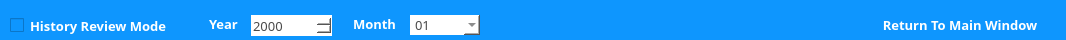
   <widget class="QWidget" name="widget" native="true">
    <property name="geometry">
     <rect>
      <x>0</x>
      <y>-10</y>
      <width>1066</width>
      <height>40</height>
     </rect>
    </property>
    <property name="styleSheet">
     <string notr="true">QWidget
{
    /*字体为微软雅黑*/
    font-family:Microsoft Yahei;
    /*字体大小为20点*/
    font-size:10pt;
    /*字体颜色为白色*/    
    color:white;
    /*背景颜色*/  
    background-color:rgb(14 , 150 , 254);
    /*边框圆角半径为8像素*/ 
    border-radius:12px;
}</string>
    </property>
    <widget class="QPushButton" name="pushButton_8">
     <property name="geometry">
      <rect>
       <x>870</x>
       <y>10</y>
       <width>180</width>
       <height>30</height>
      </rect>
     </property>
     <property name="styleSheet">
      <string notr="true">QPushButton
{
    /*字体为微软雅黑*/
    font-family:Microsoft Yahei;
    /*字体大小为20点*/
    font-size:10pt;
    /*字体颜色为白色*/
	font-weight:bold;    
    color:white;
    /*背景颜色*/  
    background-color:rgb(14 , 150 , 254);
    /*边框圆角半径为8像素*/ 
    border-radius:10px;
}

/*按钮停留态*/
QPushButton:hover
{
    /*背景颜色*/  
    background-color:rgb(7, 114, 254);
    padding-left:-3px;
    /*上内边距为3像素，让按下时字向下移动3像素*/  
    padding-top:-3px;
}

/*按钮按下态*/
QPushButton:pressed
{
    /*背景颜色*/  
    background-color:rgb(14 , 135 , 228);
    /*左内边距为3像素，让按下时字向右移动3像素*/  
    padding-left:3px;
    /*上内边距为3像素，让按下时字向下移动3像素*/  
    padding-top:3px;
}</string>
     </property>
     <property name="text">
      <string>Return To Main Window</string>
     </property>
    </widget>
    <widget class="QCheckBox" name="checkBox">
     <property name="geometry">
      <rect>
       <x>10</x>
       <y>17</y>
       <width>181</width>
       <height>17</height>
      </rect>
     </property>
     <property name="font">
      <font>
       <family>Microsoft Yahei</family>
       <pointsize>10</pointsize>
       <weight>75</weight>
       <bold>true</bold>
      </font>
     </property>
     <property name="text">
      <string>History Review Mode</string>
     </property>
    </widget>
    <widget class="QDateEdit" name="dateEdit">
     <property name="geometry">
      <rect>
       <x>251</x>
       <y>15</y>
       <width>81</width>
       <height>21</height>
      </rect>
     </property>
     <property name="font">
      <font>
       <family>Microsoft Yahei</family>
       <pointsize>10</pointsize>
      </font>
     </property>
     <property name="styleSheet">
      <string notr="true">QDateEdit
{
    /*字体为微软雅黑*/
    font-family:Microsoft Yahei;
    /*字体大小为20点*/
	color:rgb(74, 74, 74);
   font-size:10pt;
	background-color:rgb(255, 255,255);
}

QDateEdit:hover
{
    /*背景颜色*/  
   background-color:rgb(229, 242, 255);
}

QDateEdit:focus
{
    /*背景颜色*/  
   background-color:rgb(229, 242, 255);
}</string>
     </property>
     <property name="displayFormat">
      <string notr="true">yyyy</string>
     </property>
    </widget>
    <widget class="QComboBox" name="comboBox_3">
     <property name="geometry">
      <rect>
       <x>410</x>
       <y>15</y>
       <width>70</width>
       <height>20</height>
      </rect>
     </property>
     <property name="font">
      <font>
       <family>Microsoft Yahei</family>
       <pointsize>10</pointsize>
      </font>
     </property>
     <property name="autoFillBackground">
      <bool>false</bool>
     </property>
     <property name="styleSheet">
      <string notr="true">QComboBox
{
    font-family:Microsoft Yahei;
	color:rgb(74, 74, 74);
   font-size:10pt;
	background-color:rgb(255, 255,255);
}

QComboBox:hover
{
   background-color:rgb(229, 242, 255);
}

QComboBox:focus
{
   background-color:rgb(229, 242, 255);
}</string>
     </property>
     <property name="editable">
      <bool>false</bool>
     </property>
     <property name="currentText">
      <string>01</string>
     </property>
     <property name="currentIndex">
      <number>0</number>
     </property>
     <property name="insertPolicy">
      <enum>QComboBox::InsertAtBottom</enum>
     </property>
     <property name="frame">
      <bool>true</bool>
     </property>
     <item>
      <property name="text">
       <string>01</string>
      </property>
     </item>
     <item>
      <property name="text">
       <string>02</string>
      </property>
     </item>
     <item>
      <property name="text">
       <string>03</string>
      </property>
     </item>
     <item>
      <property name="text">
       <string>04</string>
      </property>
     </item>
     <item>
      <property name="text">
       <string>05</string>
      </property>
     </item>
     <item>
      <property name="text">
       <string>06</string>
      </property>
     </item>
     <item>
      <property name="text">
       <string>07</string>
      </property>
     </item>
     <item>
      <property name="text">
       <string>08</string>
      </property>
     </item>
     <item>
      <property name="text">
       <string>09</string>
      </property>
     </item>
     <item>
      <property name="text">
       <string>10</string>
      </property>
     </item>
     <item>
      <property name="text">
       <string>11</string>
      </property>
     </item>
     <item>
      <property name="text">
       <string>12</string>
      </property>
     </item>
     <item>
      <property name="text">
       <string>All</string>
      </property>
     </item>
    </widget>
    <widget class="QLabel" name="label">
     <property name="geometry">
      <rect>
       <x>209</x>
       <y>16</y>
       <width>40</width>
       <height>16</height>
      </rect>
     </property>
     <property name="font">
      <font>
       <family>Microsoft Yahei</family>
       <pointsize>10</pointsize>
       <weight>75</weight>
       <bold>true</bold>
      </font>
     </property>
     <property name="text">
      <string>Year</string>
     </property>
    </widget>
    <widget class="QLabel" name="label_2">
     <property name="geometry">
      <rect>
       <x>353</x>
       <y>16</y>
       <width>50</width>
       <height>16</height>
      </rect>
     </property>
     <property name="font">
      <font>
       <family>Microsoft Yahei</family>
       <pointsize>10</pointsize>
       <weight>75</weight>
       <bold>true</bold>
      </font>
     </property>
     <property name="text">
      <string>Month</string>
     </property>
    </widget>
   </widget>
